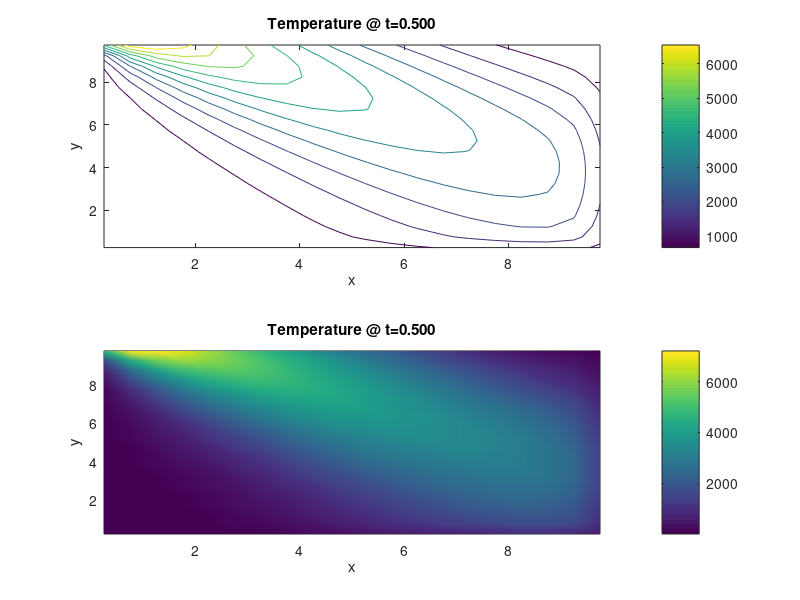

Here is the MATLAB script that generated this plot:
%Simulating the unsteady state heat flow Diffusion Convection 2D equation  
...by the Finite Volume Method using centreal differencing scheme in space
...and fully implicit scheme in time.

% Instruction: Remove/comment the plot code would should the Huge different
% between ROM and HDM


    
% Governning equation : d(rho*T)/dt+k*Txx+k*Tyy=(rho*u*phi)x+(rho*u*phi)y+S; 
...Txx=dT/d^2(x);Tyy=dT/d^2(y);d(rho*u*phi)/dx;d(rho*u*phi)/dy;
...u=(u,y)' a vector indicates velocity.

% The point are discritized as follow grid. e.g a 3*4 grid. Numbers are
% index of point
% 
%        4--8--12
%        |  |   | 
%        3--7--11
%        |  |  |
%     ^  2--6--10
%     |  |  |  |
%  u_y|  1--5--9
%        ----> u_x
%
% Pe_x=F_x/D_x=(rho*u_x*dy)/(k*dy/dx)=rho*u_x*dx/k 
... Only if Pe_x<2 the result is stable and accurate in x direction
% Pe_y=F_y/D_y=(rho*u_y*dx)/(k*dx/dy)=rho*u_y*dy/k
... Only if Pe_y<2 the result is stable and accurate in y direction
%     
% Modifications:
% 1-April-2014, WeiX, first edition 

% close all
clear
close all

%% -----------------------Setup Parameters----------------------------------
%  -----------------------Problem Parameters---------------------------
Lx=10;                % length of x axis is 1m
Ly=10;                % length of y axis is 1m
k=10;                % Thermal conductivity is 1000W/m/K     % A sensitive parameter effects the stablility of solution(highter rho require more nodes for a grid)
rho=1;               % flow density       % A sensitive parameter effects the stablility of solution(highter rho require more nodes for a grid)
T_L=0;                % Temperature of Left    boundary 
T_R=0;                % Temperature of Right   boundary 
T_B=0;                % Temperature of Bottom  boundary 
T_T=0;                % Temperature of Top     boundary 
u_x=20;               % Velocity x direction 
u_y=-20;              % Velocity y direction 

T_0=0;              % initial temperature

t_end=0.5;             % total simulation time 
dt=0.01;                  % time step

% -----------------------Solver Parameters---------------------------
Num_node_x=20;        % number of volumes on x direction
Num_node_y=20;        % number of volumes on y direction

%% --------------------Complex Boundary condition-------------------------
b=100;
a=10;
Pos_node=Lx/Num_node_x/2:Lx/Num_node_x:Lx-Lx/Num_node_x/2;
T_T=b*(Pos_node'-a*ones(Num_node_x,1)).^2;

%% -------Initializing computational Parameters------
dx=Lx/Num_node_x;
dy=Ly/Num_node_y;
Num_node_total=Num_node_x*Num_node_y;

% --------Initializing memory -------------------------------
X=zeros(Num_node_total,1);
X_int=rand(Num_node_total,1)*T_0;
A=zeros(Num_node_total,Num_node_total);
b=zeros(Num_node_total,1);

% --------PreProcessing -------------------------------------
Pe_x=(rho*u_x*dy)/(k*dy/dx);
Pe_y=(rho*u_y*dx)/(k*dx/dy);
if Pe_x>2 warning('Pe_x=%d >2, result of x-direction is untable and non accurate',Pe_x); end
if Pe_y>2 warning('Pe_y=%d >2, result of y-direction is untable non non accurate',Pe_y); end
    
%% 
Index_frame=1;

    % -----------------------F V M Solver-------------------------------------
    % Problem to be solved is vector X. It is solved by AX=b. A,b are known.
    %
    %--------------------Build Matrix A-------------------------------------
    Node_P_index=0;
    for i = 1:Num_node_x
        for j = 1:Num_node_y

            Node_P_index=Node_P_index+1;            % point index 

            P(1,Node_P_index)=dx*(1/2+(i-1));       % P(1,:) is the X cooridnate of points
            P(2,Node_P_index)=dy*(1/2+(j-1));       % P(2,:) is the y cooridnate of points
            P(3,Node_P_index)=Node_P_index;         % P(3,:) is the index of points

            Node_W_index=Node_P_index-Num_node_y;   % identify west  neighbour (in a retangular grid)
            Node_E_index=Node_P_index+Num_node_y;   % identify east  neighbour (in a retangular grid)
            Node_S_index=Node_P_index-1;            % identify south neighbour (in a retangular grid)
            Node_N_index=Node_P_index+1;            % identify north neighbour (in a retangular grid)

            F_w=rho*u_x*dy;
            F_e=rho*u_x*dy;
            F_s=rho*u_y*dx;
            F_n=rho*u_y*dx;

            D_w=k*dy/dx;                            
            D_e=k*dy/dx;
            D_s=k*dx/dy;
            D_n=k*dx/dy;

            a_W=D_w+F_w/2;                          % set default coefficients which is used for a inner node.
            a_E=D_e-F_w/2;
            a_S=D_s+F_s/2;
            a_N=D_n-F_n/2;

            S_PW=0;
            S_PE=0;
            S_PS=0;
            S_PN=0;

            if i==1                     % point on the left (next to boundary)
                a_W=0;                  % set coefficient a_W zero
                S_PW=-2*D_w-F_w;        % sources form the west boundary 
                Node_W_index=0;         % west neighbour is void 
            end          

            if i==Num_node_x            % point on the right
                a_E=0;
                S_PE=-2*D_e+F_e; 
                Node_E_index=0;      
            end         

            if j==1                     % point on the bottom
                a_S=0;
                S_PS=-2*D_s-F_s;
                Node_S_index=0;      
            end         

            if j==Num_node_y            % point on the top
                a_N=0;
                S_PN=-2*D_n+F_n;
                Node_N_index=0;      
            end          
            
            a_P0=rho*dx*dy/dt;
            
            S_P=S_PW+S_PE+S_PS+S_PN;    
            S_u=-S_PW*T_L-S_PE*T_R-S_PS*T_B-S_PN*T_T(i);
            a_P=S_P-a_P0-a_W-a_E-a_S-a_N+F_w-F_e+F_s-F_n;

           A(Node_P_index,Node_P_index)=a_P;        % putting coefficients in matrix A
           if Node_W_index~=0   A(Node_P_index,Node_W_index)=a_W;end
           if Node_E_index~=0   A(Node_P_index,Node_E_index)=a_E;end
           if Node_S_index~=0   A(Node_P_index,Node_S_index)=a_S;end
           if Node_N_index~=0   A(Node_P_index,Node_N_index)=a_N;end

%            b(Node_P_index,1)=-S_U-a_P0*X_0(Node_P_index);                  % putting coefficients in matrix b
           
           S_U(Node_P_index,1)=S_u;

        end
    end
    
    
X_0=X_int;
Rec_X=X_0;

Index_frame=1;
start_time = cputime;
    
for t=0:dt:t_end
    
    b=-S_U-a_P0*X_0; 
    %-------------------Solve AX=b----------------------------------------
    % X=inv(A)*b;
    X=A\b;
    % X=linsolve(A,b);    % For better performance
    Rec_X=[Rec_X,X];
    X_0=X;

    %%
    %-------------------Plot----------------------------------------------

    Tx=reshape(P(1,:),Num_node_y,Num_node_x);       % Rearrange coordinate
    Ty=reshape(P(2,:),Num_node_y,Num_node_x);
    T =reshape(X,Num_node_y,Num_node_x);

    figure(1)
    subplot(2,1,1),contour(Tx,Ty,T),
    title(sprintf('Temperature @ t=%0.3f',t)),xlabel('x'),ylabel('y'),colorbar,%axis([0,Lx,0,Ly]),%axis equal
    subplot(2,1,2),pcolor(Tx,Ty,T),shading interp,
    title(sprintf('Temperature @ t=%0.3f',t)),xlabel('x'),ylabel('y'),colorbar,%axis([0,Lx,0,Ly]),%axis equal

%     figure(2)
%     pcolor(Tx,Ty,T),shading interp,
%     title('Temperature (Steady State)'),xlabel('x'),ylabel('y'),colorbar,axis([0,Lx,0,Ly]),axis equal;
% 
%     % figure(3)
%     % mesh(Tx,Ty,T),shading interp,
%     figure(4)
%     surf(Tx,Ty,T),shading interp,
%     figure(5)
%     contour(Tx,Ty,T)


     F(Index_frame)=getframe;
     Index_frame=Index_frame+1;
%     t
    
end
Time_Normal=cputime-start_time
%     pause(1)
%     movie(F)




%% MOR 
approximate_degree=10;

% [~,series]=size(Rec_X);
% Num_snapshot=30;


[U,S,~]=svd(Rec_X);  % U*S*V'=Rec_X
U=U(:,1:approximate_degree);
eigenvalues=diag(S);


%------------------MOR---------------------------------
A_Mor=U'*A*U;
S_U_Mor=U'*S_U;


X_0=X_int;
X_Mor_0=U'*X_0;
Rec_X_Mor=X_Mor_0;

Index_frame=1;
start_time = cputime;
for t=0:dt:t_end
   
    
    b_Mor=-S_U_Mor-a_P0*X_Mor_0;
    X_Mor=A_Mor\b_Mor;
    Rec_X_Mor=[Rec_X_Mor,X_Mor];
    X_Mor_0=X_Mor;
    
    %%
    %-------------------Plot----------------------------------------------
    X=U*X_Mor;
    
    Tx=reshape(P(1,:),Num_node_y,Num_node_x);       % Rearrange coordinate
    Ty=reshape(P(2,:),Num_node_y,Num_node_x);
    T =reshape(X,Num_node_y,Num_node_x);

    figure(1)
    subplot(2,1,1),contour(Tx,Ty,T),
    title(sprintf('Temperature @ t=%0.3f',t)),xlabel('x'),ylabel('y'),colorbar,%axis([0,Lx,0,Ly]),%axis equal
    subplot(2,1,2),pcolor(Tx,Ty,T),shading interp,
    title(sprintf('Temperature @ t=%0.3f',t)),xlabel('x'),ylabel('y'),colorbar,%axis([0,Lx,0,Ly]),%axis equal

%     figure(2)
%     pcolor(Tx,Ty,T),shading interp,
%     title('Temperature (Steady State)'),xlabel('x'),ylabel('y'),colorbar,axis([0,Lx,0,Ly]),axis equal;
% 
%     % figure(3)
%     % mesh(Tx,Ty,T),shading interp,
%     figure(4)
%     surf(Tx,Ty,T),shading interp,
%     figure(5)
%     contour(Tx,Ty,T)


     F(Index_frame)=getframe;
     Index_frame=Index_frame+1;
%     t
   
    
    
end
Rec_X_byMor=U*Rec_X_Mor;

Time_MOR=cputime-start_time

SSE_X=(Rec_X_byMor-Rec_X).^2;
